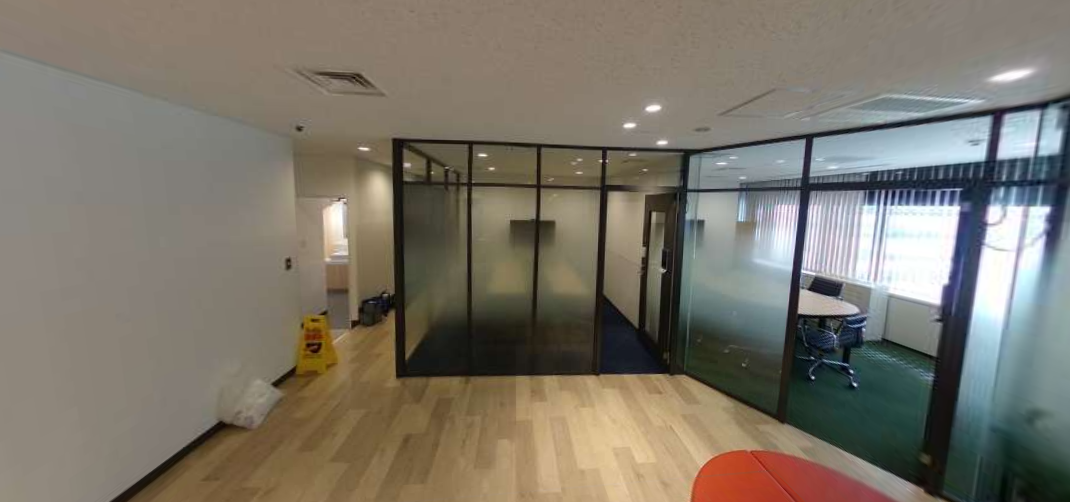
#> input picture 2_差分画像の生成/01_画像比較して異なる箇所を赤枠で囲んだ画像を生成するプログラム/image3.png, 1070 x 502 px
$ python main2_01.py
#> lines starting #> are read from the running program, lines starting #| are printed output that depends on the picture; after the words box and inside, x2 and y2 are one past the last pixel; in counts of white or black regions, pixels touching at a corner belong together
### 1_類似度の算出/02_２画像の画素値を比較し類似度を算出/opencv_japanese.py
import numpy as np
import cv2
import os

def imread(fileName, flags=cv2.IMREAD_COLOR, dtype=np.uint8):
#> called with flags = 1
    try:
        n = np.fromfile(fileName, dtype)
        img = cv2.imdecode(n, flags)
#> img is the input picture: shape (502, 1070, 3); mean B, G, R 105.8, 117.3, 123.5
        return img
    except Exception as e:
        print(e)
        return None


# [15 lines left out: function imwrite, not called in this run]

### 2_差分画像の生成/01_画像比較して異なる箇所を赤枠で囲んだ画像を生成するプログラム/main2_01.py
import cv2
import os
from opencv_japanese import imread, imwrite
import numpy as np
import matplotlib.pyplot as plt

dirname = os.path.dirname(__file__)

# 画像読み込み
img_1 = imread(os.path.join(dirname, 'image3.png'))
img_2 = imread(os.path.join(dirname, 'image4.png'))
#> call 2 of imread, with flags = 1
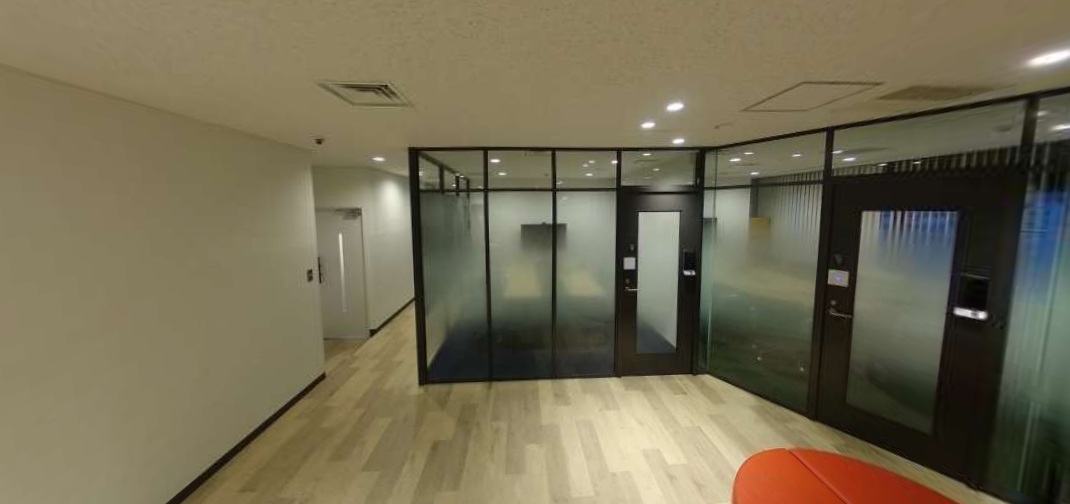
#> input picture 2_差分画像の生成/01_画像比較して異なる箇所を赤枠で囲んだ画像を生成するプログラム/image4.png, 1070 x 504 px
#> in imread, img is the input picture: shape (504, 1070, 3); mean B, G, R 83.7, 108.6, 116.6

height = img_2.shape[0]
#> height = 504
width = img_2.shape[1]
#> width = 1070

img_1 = cv2.resize(img_1, (int(width), int(height)))

img_1_gray = cv2.cvtColor(img_1, cv2.COLOR_BGR2GRAY)
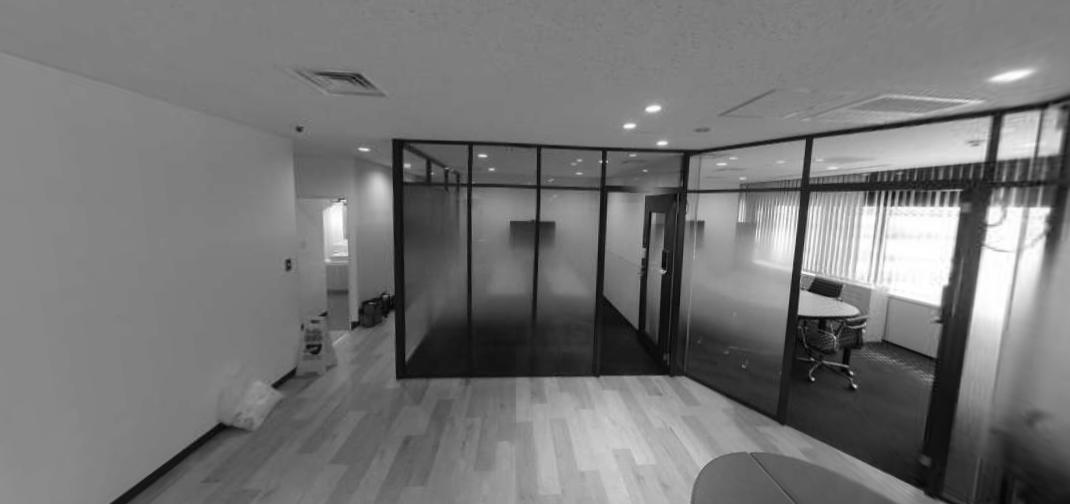
#> img_1_gray: shape (504, 1070); min 2, max 255, mean 117.7
img_2_gray = cv2.cvtColor(img_2, cv2.COLOR_BGR2GRAY)
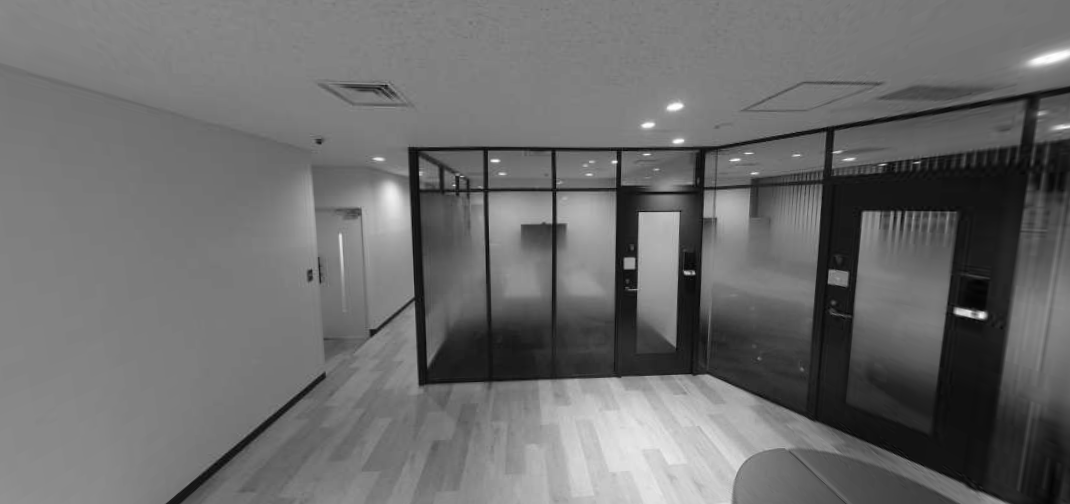
#> img_2_gray: shape (504, 1070); min 2, max 254, mean 108.1

# ORB検出器を初期化
orb = cv2.ORB_create()

# 各画像の特徴点と記述子を検出
kp1, des1 = orb.detectAndCompute(img_1_gray, None)
#> kp1 = 500 keypoints; strongest (x, y, size): (953, 209, 92.6), (800, 311, 64.3), (802, 272, 31), (799, 312, 44.6)
kp2, des2 = orb.detectAndCompute(img_2_gray, None)
#> kp2 = 500 keypoints; strongest (x, y, size): (984, 314, 44.6), (983, 314, 53.6), (983, 313, 64.3), (615, 161, 31)

# 特徴点を画像に描画（画像1についてのみ）
img1_kp = cv2.drawKeypoints(img_1, kp1, None, color=(0, 255, 0), flags=0)

# 画像を引き算
img_diff = cv2.absdiff(img_1_gray, img_2_gray)
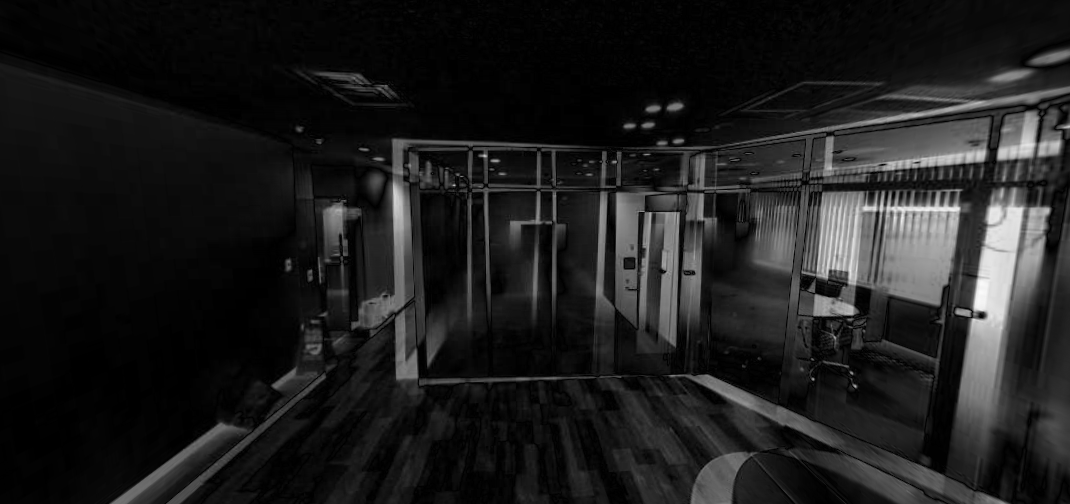
#> img_diff: shape (504, 1070); min 0, max 250, mean 29.5

# 2値化
ret2, img_th = cv2.threshold(img_diff, 20, 255, cv2.THRESH_BINARY)
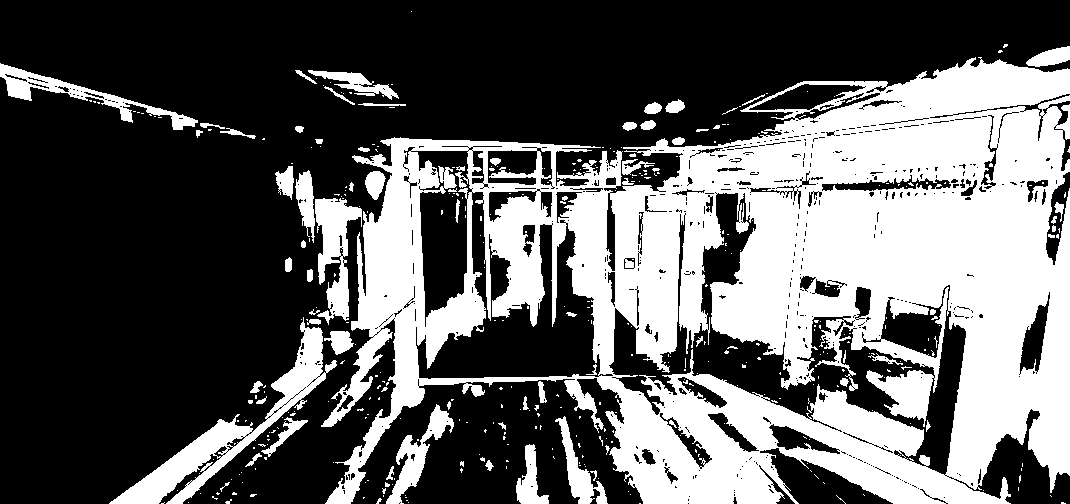
#> img_th: shape (504, 1070); 37.1% white; 402 white regions (330 under 20 px)

# 輪郭を検出
contours, hierarchy = cv2.findContours(img_th, cv2.RETR_EXTERNAL, cv2.CHAIN_APPROX_SIMPLE)
#> contours = 261 contours, 217 with area under 20; largest, box (x1, y1, x2, y2) and area: (321, 57, 1070, 504) 231454, (109, 317, 337, 504) 6961, (315, 198, 362, 325) 2726, (0, 63, 198, 130) 2336, (386, 404, 454, 504) 1706

# 閾値以上の差分を四角で囲う
for i, cnt in enumerate(contours):
    x, y, width, height = cv2.boundingRect(cnt)
    if width > 20 or height > 20:
        cv2.rectangle(img1_kp, (x, y), (x + width, y + height), (0, 0, 255), 1)
#> this loop made 261 passes
#> (x, y, width, height) on passes 2 to 4: (1061, 502, 5, 2), (408, 502, 1, 1), (188, 502, 1, 1)
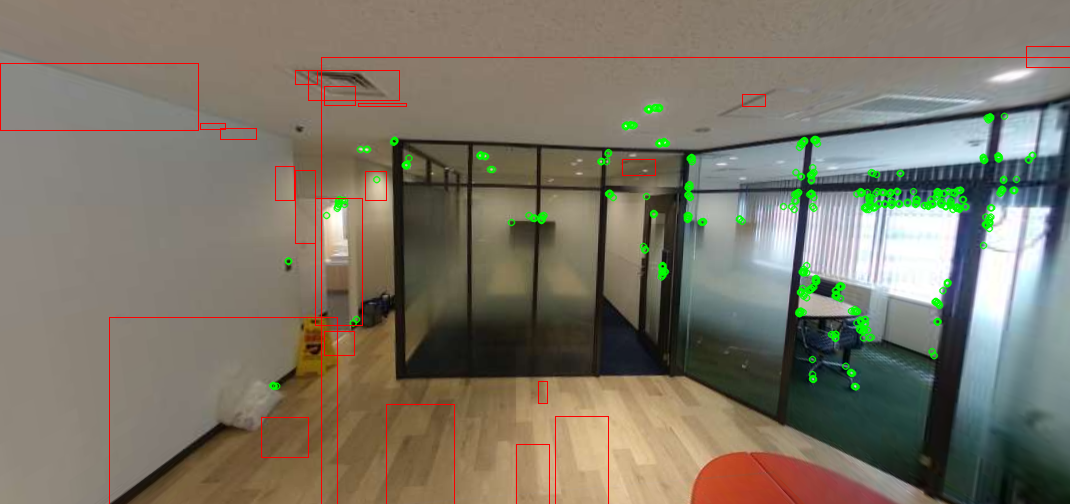
#> img1_kp: shape (504, 1070, 3); mean B, G, R 103.3, 117.6, 123.1

# 画像表示の設定
plt.figure(figsize=(10, 3))  # ウィンドウサイズを設定
plt.subplots_adjust(wspace=0.05, hspace=0)  # サブプロット間の間隔を設定

# 元画像1を表示
plt.subplot(1, 3, 1)
plt.imshow(cv2.cvtColor(img_1, cv2.COLOR_BGR2RGB))

# 元画像2を表示
plt.subplot(1, 3, 2)
plt.imshow(cv2.cvtColor(img_2, cv2.COLOR_BGR2RGB))

# 比較画像を表示
plt.subplot(1, 3, 3)
plt.imshow(cv2.cvtColor(img1_kp, cv2.COLOR_BGR2RGB))

plt.show()  # 画像を表示
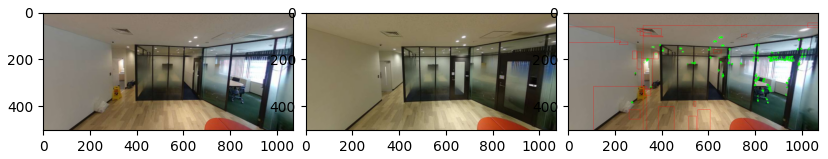
#> figure drawn by matplotlib, 3 panels
